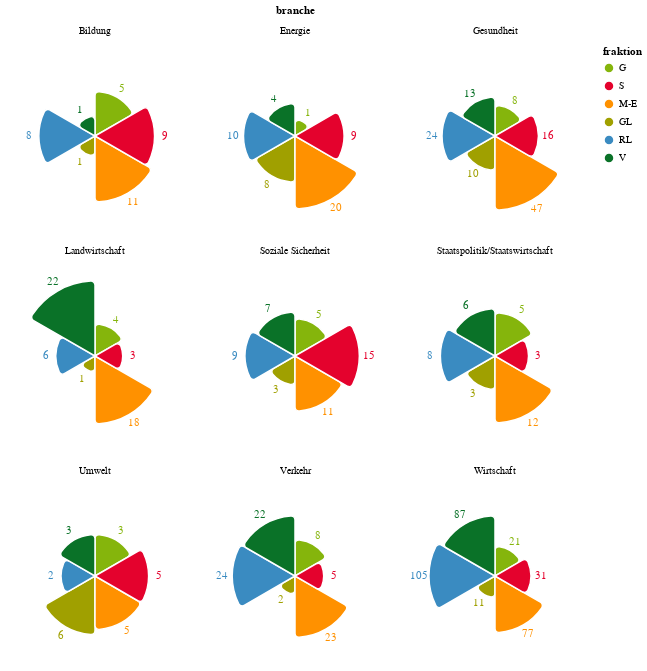

Here is the notebook cell this chart was saved with:
### Code cell
source = duckdb.query('''
    select distinct p.branche, p.fraktion,
        count(1) over (partition by p.branche, p.fraktion) count,
        count(1) over (partition by p.branche) count_all
    from (
        select branche, fraktion
        from (select distinct fraktion from df_bezahlt) p
        cross join (select branche from df_bezahlt group by branche having count(1) >= 20 /*order by count(1) desc limit 9*/) b
    ) p left join df_bezahlt on (p.branche, p.fraktion) = (df_bezahlt.branche, df_bezahlt.fraktion)
    where 1=1
''').to_df()

fraktion_dict = {
    'G': '#85B50C',
    'S': '#E4022D',
    'M-E': '#FF9100',
    'GL': '#A0A000',
    'RL': '#3A8BC1',
    'V': '#0A7228',
}
for p in dict(fraktion_dict).keys():
    if p not in source['fraktion'].values:
        del fraktion_dict[p]

fraktion_namen, fraktion_farben = list(fraktion_dict.keys()), list(fraktion_dict.values())

base = alt.Chart().encode(
    theta=alt.Theta('fraktion', stack=True, scale=alt.Scale(domain=fraktion_namen, rangeMin=0)),
    radius=alt.Radius('rel_count:Q', scale=alt.Scale(type='sqrt', rangeMax=75), stack=False),
    color=alt.Color('fraktion', scale=alt.Scale(domain=fraktion_namen, range=fraktion_farben)),
    tooltip=[alt.Tooltip('fraktion'), alt.Tooltip('count', title='anzahl'), alt.Tooltip('rel_count', type='quantitative', format='.1%', title='anteil')],
).properties(
    width=180,
    height=180
).transform_calculate(
    rel_count='datum.count / datum.count_all'
)

arcs = base.mark_arc(
    innerRadius=0,
    stroke='white',
    strokeWidth=1.5,
    cornerRadius=4,
    # tooltip=True
)

text = base.mark_text(radiusOffset=10).encode(
    text='label:N'
).transform_calculate(
    # label='datum.rel_count == 0 ? "" : format(datum.rel_count, ".1%")'
    label='datum.count == 0 ? "" : datum.count'
)

alt.layer(arcs, text, data=source).facet(
    facet='branche',
    columns=3
).resolve_scale(
    # radius='independent',
    radius='shared',
)

### Figure 1 — Vega-Lite specification as saved in the notebook (floating-point values rounded to 4 significant figures)
{"config": {"view": {"continuousWidth": 400, "continuousHeight": 300}}, "data": {"name": "data-ed78f064fec713bbf740cb0b2486213b"}, "facet": {"field": "branche", "type": "nominal"}, "spec": {"layer": [{"mark": {"type": "arc", "cornerRadius": 4, "innerRadius": 0, "stroke": "white", "strokeWidth": 1.5}, "encoding": {"color": {"field": "fraktion", "scale": {"domain": ["G", "S", "M-E", "GL", "RL", "V"], "range": ["#85B50C", "#E4022D", "#FF9100", "#A0A000", "#3A8BC1", "#0A7228"]}, "type": "nominal"}, "radius": {"field": "rel_count", "scale": {"rangeMax": 75, "type": "sqrt"}, "stack": false, "type": "quantitative"}, "theta": {"field": "fraktion", "scale": {"domain": ["G", "S", "M-E", "GL", "RL", "V"], "rangeMin": 0}, "stack": true, "type": "nominal"}, "tooltip": [{"field": "fraktion", "type": "nominal"}, {"field": "count", "title": "anzahl", "type": "quantitative"}, {"field": "rel_count", "format": ".1%", "title": "anteil", "type": "quantitative"}]}, "height": 180, "transform": [{"calculate": "datum.count / datum.count_all", "as": "rel_count"}], "width": 180}, {"mark": {"type": "text", "radiusOffset": 10}, "encoding": {"color": {"field": "fraktion", "scale": {"domain": ["G", "S", "M-E", "GL", "RL", "V"], "range": ["#85B50C", "#E4022D", "#FF9100", "#A0A000", "#3A8BC1", "#0A7228"]}, "type": "nominal"}, "radius": {"field": "rel_count", "scale": {"rangeMax": 75, "type": "sqrt"}, "stack": false, "type": "quantitative"}, "text": {"field": "label", "type": "nominal"}, "theta": {"field": "fraktion", "scale": {"domain": ["G", "S", "M-E", "GL", "RL", "V"], "rangeMin": 0}, "stack": true, "type": "nominal"}, "tooltip": [{"field": "fraktion", "type": "nominal"}, {"field": "count", "title": "anzahl", "type": "quantitative"}, {"field": "rel_count", "format": ".1%", "title": "anteil", "type": "quantitative"}]}, "height": 180, "transform": [{"calculate": "datum.count / datum.count_all", "as": "rel_count"}, {"calculate": "datum.count == 0 ? \"\" : datum.count", "as": "label"}], "width": 180}]}, "columns": 3, "resolve": {"scale": {"radius": "shared"}}, "$schema": "https://vega.github.io/schema/vega-lite/v4.17.0.json", "datasets": {"data-ed78f064fec713bbf740cb0b2486213b": [{"branche": "Bildung", "fraktion": "G", "count": 5, "count_all": 35}, {"branche": "Bildung", "fraktion": "GL", "count": 1, "count_all": 35}, {"branche": "Bildung", "fraktion": "M-E", "count": 11, "count_all": 35}, {"branche": "Bildung", "fraktion": "RL", "count": 8, "count_all": 35}, {"branche": "Bildung", "fraktion": "S", "count": 9, "count_all": 35}, {"branche": "Bildung", "fraktion": "V", "count": 1, "count_all": 35}, {"branche": "Energie", "fraktion": "G", "count": 1, "count_all": 52}, {"branche": "Energie", "fraktion": "GL", "count": 8, "count_all": 52}, {"branche": "Energie", "fraktion": "M-E", "count": 20, "count_all": 52}, {"branche": "Energie", "fraktion": "RL", "count": 10, "count_all": 52}, {"branche": "Energie", "fraktion": "S", "count": 9, "count_all": 52}, {"branche": "Energie", "fraktion": "V", "count": 4, "count_all": 52}, {"branche": "Gesundheit", "fraktion": "G", "count": 8, "count_all": 118}, {"branche": "Gesundheit", "fraktion": "GL", "count": 10, "count_all": 118}, {"branche": "Gesundheit", "fraktion": "M-E", "count": 47, "count_all": 118}, {"branche": "Gesundheit", "fraktion": "RL", "count": 24, "count_all": 118}, {"branche": "Gesundheit", "fraktion": "S", "count": 16, "count_all": 118}, {"branche": "Gesundheit", "fraktion": "V", "count": 13, "count_all": 118}, {"branche": "Landwirtschaft", "fraktion": "G", "count": 4, "count_all": 54}, {"branche": "Landwirtschaft", "fraktion": "GL", "count": 1, "count_all": 54}, {"branche": "Landwirtschaft", "fraktion": "M-E", "count": 18, "count_all": 54}, {"branche": "Landwirtschaft", "fraktion": "RL", "count": 6, "count_all": 54}, {"branche": "Landwirtschaft", "fraktion": "S", "count": 3, "count_all": 54}, {"branche": "Landwirtschaft", "fraktion": "V", "count": 22, "count_all": 54}, {"branche": "Soziale Sicherheit", "fraktion": "G", "count": 5, "count_all": 50}, {"branche": "Soziale Sicherheit", "fraktion": "GL", "count": 3, "count_all": 50}, {"branche": "Soziale Sicherheit", "fraktion": "M-E", "count": 11, "count_all": 50}, {"branche": "Soziale Sicherheit", "fraktion": "RL", "count": 9, "count_all": 50}, {"branche": "Soziale Sicherheit", "fraktion": "S", "count": 15, "count_all": 50}, {"branche": "Soziale Sicherheit", "fraktion": "V", "count": 7, "count_all": 50}, {"branche": "Staatspolitik/Staatswirtschaft", "fraktion": "G", "count": 5, "count_all": 37}, {"branche": "Staatspolitik/Staatswirtschaft", "fraktion": "GL", "count": 3, "count_all": 37}, {"branche": "Staatspolitik/Staatswirtschaft", "fraktion": "M-E", "count": 12, "count_all": 37}, {"branche": "Staatspolitik/Staatswirtschaft", "fraktion": "RL", "count": 8, "count_all": 37}, {"branche": "Staatspolitik/Staatswirtschaft", "fraktion": "S", "count": 3, "count_all": 37}, {"branche": "Staatspolitik/Staatswirtschaft", "fraktion": "V", "count": 6, "count_all": 37}, {"branche": "Umwelt", "fraktion": "G", "count": 3, "count_all": 24}, {"branche": "Umwelt", "fraktion": "GL", "count": 6, "count_all": 24}, {"branche": "Umwelt", "fraktion": "M-E", "count": 5, "count_all": 24}, {"branche": "Umwelt", "fraktion": "RL", "count": 2, "count_all": 24}, {"branche": "Umwelt", "fraktion": "S", "count": 5, "count_all": 24}, {"branche": "Umwelt", "fraktion": "V", "count": 3, "count_all": 24}, {"branche": "Verkehr", "fraktion": "G", "count": 8, "count_all": 84}, {"branche": "Verkehr", "fraktion": "GL", "count": 2, "count_all": 84}, {"branche": "Verkehr", "fraktion": "M-E", "count": 23, "count_all": 84}, {"branche": "Verkehr", "fraktion": "RL", "count": 24, "count_all": 84}, {"branche": "Verkehr", "fraktion": "S", "count": 5, "count_all": 84}, {"branche": "Verkehr", "fraktion": "V", "count": 22, "count_all": 84}, {"branche": "Wirtschaft", "fraktion": "G", "count": 21, "count_all": 332}, {"branche": "Wirtschaft", "fraktion": "GL", "count": 11, "count_all": 332}, {"branche": "Wirtschaft", "fraktion": "M-E", "count": 77, "count_all": 332}, {"branche": "Wirtschaft", "fraktion": "RL", "count": 105, "count_all": 332}, {"branche": "Wirtschaft", "fraktion": "S", "count": 31, "count_all": 332}, {"branche": "Wirtschaft", "fraktion": "V", "count": 87, "count_all": 332}]}}
